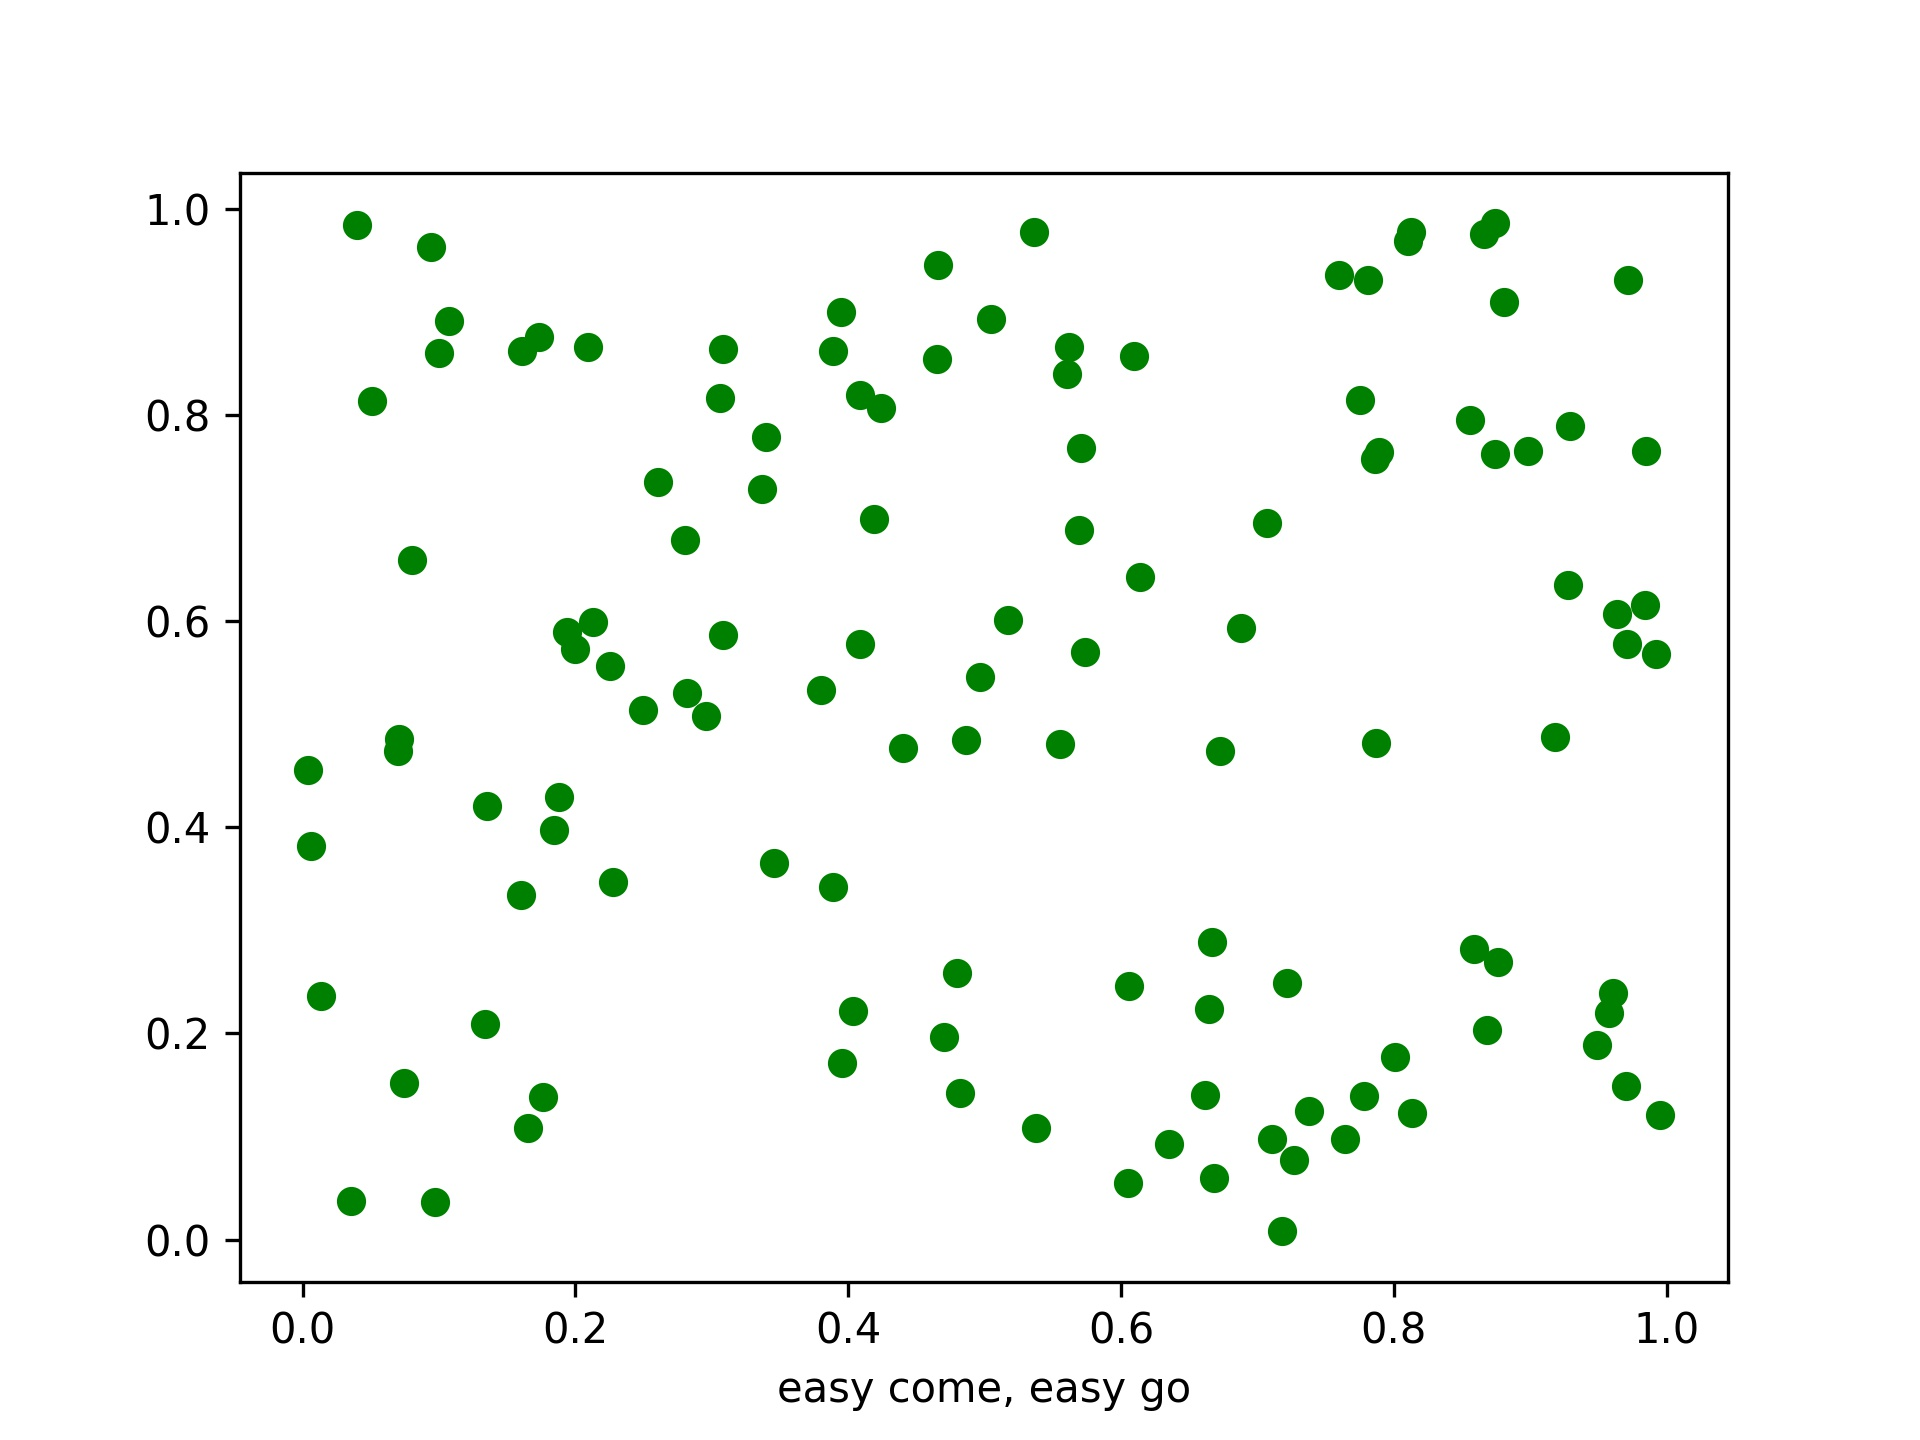

This figure's Python source:
# _*_ coding: utf-8 _*_

from __future__ import print_function
import sys
import numpy as np
import matplotlib.pyplot as plt

def press(event):
    print('press',event.key)
    sys.stdout.flush()
    if event.key == 'x':
        visible=xl.get_visible()
        xl.set_visible(not visible)
        fig.canvas.draw()

fig,ax=plt.subplots()

fig.canvas.mpl_connect('key_press_event',press)
ax.plot(np.random.rand(120),np.random.rand(120),'go')
xl=ax.set_xlabel('easy come, easy go')

plt.savefig('54.jpg',dpi=300)
plt.show()
print('plot down')
